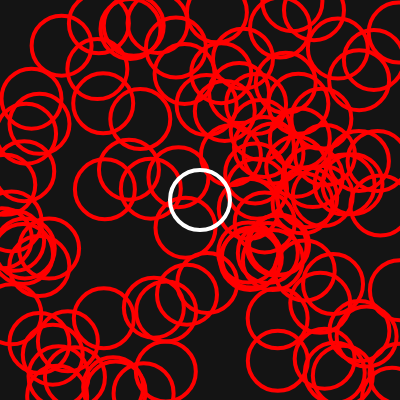
Frame 1 (no input)
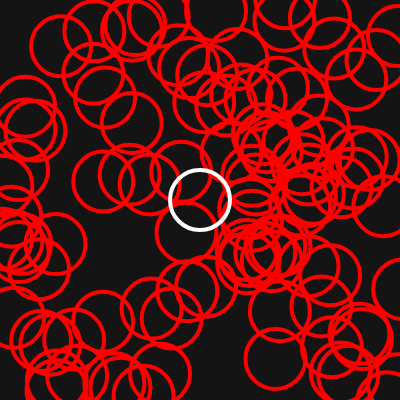
Frame 60 (no input)
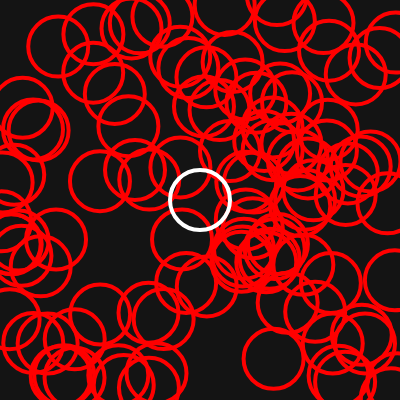
Frame 120 (the mouse pressed at the canvas centre since frame 60)

The p5.js sketch that drew these frames (run headless with seeded random() and noise() and a simulated clock; from frame 60 on, the mouse is pressed at the canvas centre):

// p5.js sketch
// ── sketch.js
/*
DMS210
Classes help us to encapsulate both our data and the functions 
into one thing that can have its own identity!

syntax:
class ClassName {
  constructor(variables_to_pass_in) {
    // this keyword binds variables to a specific instance
    this.property = some_value;
  }
  methodName() {
    // body of method - classes have methods rather than functions
  }
}

in use:
// create new instance of a class
let instanceName;
instanceName = new ClassName(variables_if_any);
// run the method
instanceName.methodName();

*/
// array to hold many instances of Bubble class
let bubbles = [];
// variable for an instance of Bubble class
let bigBubble;
function setup() {
  createCanvas(400, 400);
  for (let i = 0; i < 100; ++i) {
    bubbles.push(new Bubble(random(width), random(height), 'red'));
  }
  // instantiate one bubble
  bigBubble = new Bubble(width / 2, height / 2);
}

function draw() {
  background(20);
  for (let b of bubbles) {
    b.show();
    b.wiggle();
  }
  bigBubble.show();
}

class Bubble {
  constructor(_x, _y, _c = 255) {
    this.x = _x;
    this.y = _y;
    this.c = _c;
  }

  show() {
    stroke(color(this.c));
    strokeWeight(4);
    noFill();
    ellipse(this.x, this.y, 60);
  }

  wiggle() {
    this.x += random(-1, 1);
    this.y += random(-1, 1);
  }
}
